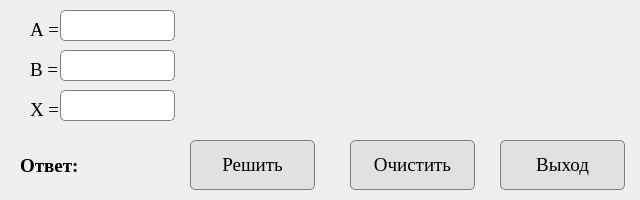
<?xml version="1.0" encoding="UTF-8"?>
<ui version="4.0">
 <class>Dialog</class>
 <widget class="QDialog" name="Dialog">
  <property name="geometry">
   <rect>
    <x>0</x>
    <y>0</y>
    <width>640</width>
    <height>200</height>
   </rect>
  </property>
  <property name="minimumSize">
   <size>
    <width>640</width>
    <height>200</height>
   </size>
  </property>
  <property name="maximumSize">
   <size>
    <width>640</width>
    <height>200</height>
   </size>
  </property>
  <property name="windowTitle">
   <string>Dialog</string>
  </property>
  <widget class="QLabel" name="label_x">
   <property name="geometry">
    <rect>
     <x>30</x>
     <y>100</y>
     <width>41</width>
     <height>20</height>
    </rect>
   </property>
   <property name="font">
    <font>
     <family>Times New Roman</family>
     <pointsize>14</pointsize>
    </font>
   </property>
   <property name="text">
    <string>X =</string>
   </property>
  </widget>
  <widget class="QLineEdit" name="lineEdit_a">
   <property name="geometry">
    <rect>
     <x>60</x>
     <y>10</y>
     <width>115</width>
     <height>31</height>
    </rect>
   </property>
   <property name="font">
    <font>
     <family>Segoe UI</family>
     <pointsize>10</pointsize>
    </font>
   </property>
   <property name="styleSheet">
    <string notr="true">border: 1px solid gray;
                    border-radius: 5px;
                </string>
   </property>
  </widget>
  <widget class="QLabel" name="label_b">
   <property name="geometry">
    <rect>
     <x>30</x>
     <y>60</y>
     <width>31</width>
     <height>20</height>
    </rect>
   </property>
   <property name="font">
    <font>
     <family>Times New Roman</family>
     <pointsize>14</pointsize>
    </font>
   </property>
   <property name="text">
    <string>B =</string>
   </property>
  </widget>
  <widget class="QLineEdit" name="lineEdit_b">
   <property name="geometry">
    <rect>
     <x>60</x>
     <y>50</y>
     <width>115</width>
     <height>31</height>
    </rect>
   </property>
   <property name="font">
    <font>
     <family>Segoe UI</family>
     <pointsize>10</pointsize>
    </font>
   </property>
   <property name="styleSheet">
    <string notr="true">border: 1px solid gray;
                    border-radius: 5px;
                </string>
   </property>
  </widget>
  <widget class="QPushButton" name="btn_solve">
   <property name="geometry">
    <rect>
     <x>190</x>
     <y>140</y>
     <width>125</width>
     <height>50</height>
    </rect>
   </property>
   <property name="font">
    <font>
     <family>Times New Roman</family>
     <pointsize>14</pointsize>
     <weight>50</weight>
     <italic>false</italic>
     <bold>false</bold>
    </font>
   </property>
   <property name="styleSheet">
    <string notr="true">border: 1px solid gray;
                    border-radius: 5px;
                    background: #e1e1e1;
                </string>
   </property>
   <property name="text">
    <string>Решить</string>
   </property>
  </widget>
  <widget class="QPushButton" name="btn_clear">
   <property name="geometry">
    <rect>
     <x>350</x>
     <y>140</y>
     <width>125</width>
     <height>50</height>
    </rect>
   </property>
   <property name="font">
    <font>
     <family>Times New Roman</family>
     <pointsize>14</pointsize>
     <weight>50</weight>
     <italic>false</italic>
     <bold>false</bold>
    </font>
   </property>
   <property name="styleSheet">
    <string notr="true">border: 1px solid gray;
                    border-radius: 5px;
                    background: #e1e1e1;
                </string>
   </property>
   <property name="text">
    <string>Очистить</string>
   </property>
  </widget>
  <widget class="QLabel" name="label_a">
   <property name="geometry">
    <rect>
     <x>30</x>
     <y>20</y>
     <width>31</width>
     <height>20</height>
    </rect>
   </property>
   <property name="font">
    <font>
     <family>Times New Roman</family>
     <pointsize>14</pointsize>
    </font>
   </property>
   <property name="text">
    <string>А =</string>
   </property>
  </widget>
  <widget class="QLineEdit" name="lineEdit_x">
   <property name="geometry">
    <rect>
     <x>60</x>
     <y>90</y>
     <width>115</width>
     <height>31</height>
    </rect>
   </property>
   <property name="font">
    <font>
     <family>Segoe UI</family>
     <pointsize>10</pointsize>
    </font>
   </property>
   <property name="styleSheet">
    <string notr="true">border: 1px solid gray;
                    border-radius: 5px;
                </string>
   </property>
  </widget>
  <widget class="QLabel" name="label_answer">
   <property name="geometry">
    <rect>
     <x>20</x>
     <y>150</y>
     <width>181</width>
     <height>31</height>
    </rect>
   </property>
   <property name="font">
    <font>
     <family>Times New Roman</family>
     <pointsize>14</pointsize>
     <weight>75</weight>
     <bold>true</bold>
    </font>
   </property>
   <property name="text">
    <string>Ответ:</string>
   </property>
  </widget>
  <widget class="QLabel" name="label_img">
   <property name="geometry">
    <rect>
     <x>220</x>
     <y>10</y>
     <width>401</width>
     <height>121</height>
    </rect>
   </property>
   <property name="minimumSize">
    <size>
     <width>0</width>
     <height>121</height>
    </size>
   </property>
   <property name="text">
    <string/>
   </property>
   <property name="pixmap">
    <pixmap>../13.PNG</pixmap>
   </property>
  </widget>
  <widget class="QPushButton" name="btn_exit">
   <property name="geometry">
    <rect>
     <x>500</x>
     <y>140</y>
     <width>125</width>
     <height>50</height>
    </rect>
   </property>
   <property name="font">
    <font>
     <family>Times New Roman</family>
     <pointsize>14</pointsize>
     <weight>50</weight>
     <italic>false</italic>
     <bold>false</bold>
    </font>
   </property>
   <property name="styleSheet">
    <string notr="true">border: 1px solid gray;
                    border-radius: 5px;
                    background: #e1e1e1;
                </string>
   </property>
   <property name="text">
    <string>Выход</string>
   </property>
  </widget>
  <zorder>label_x</zorder>
  <zorder>lineEdit_a</zorder>
  <zorder>label_b</zorder>
  <zorder>lineEdit_b</zorder>
  <zorder>btn_solve</zorder>
  <zorder>btn_clear</zorder>
  <zorder>label_a</zorder>
  <zorder>lineEdit_x</zorder>
  <zorder>label_answer</zorder>
  <zorder>btn_exit</zorder>
  <zorder>label_img</zorder>
 </widget>
 <resources/>
 <connections/>
</ui>
